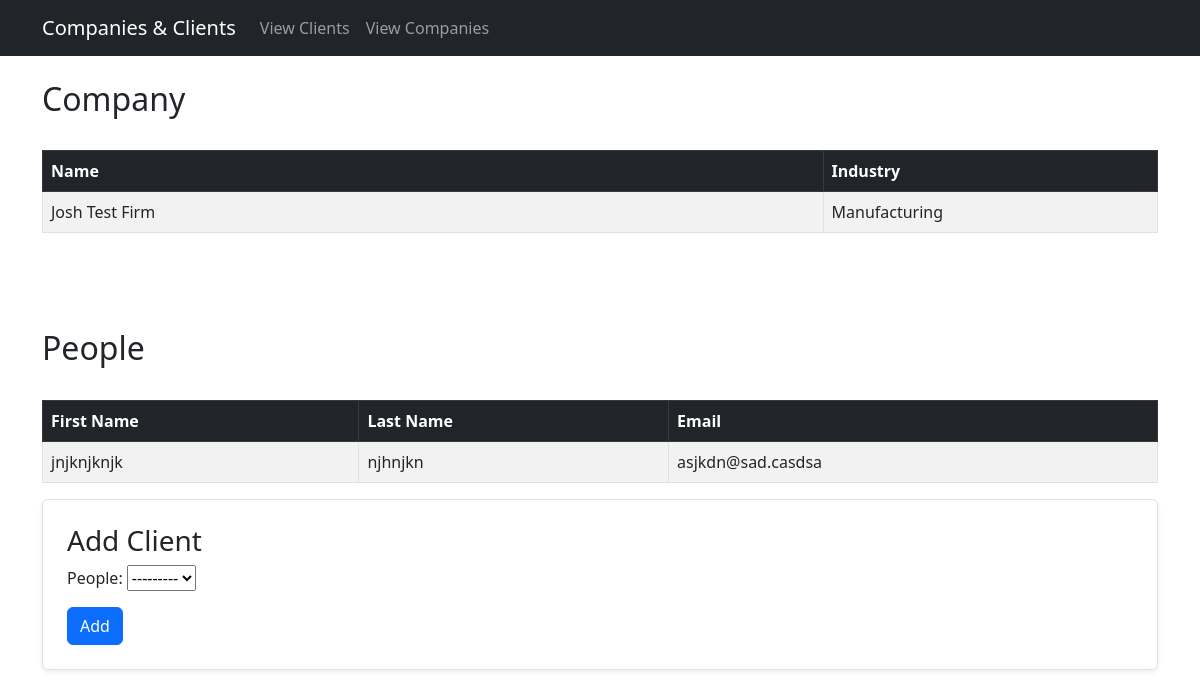
The app's page /view_company/6/, older data.
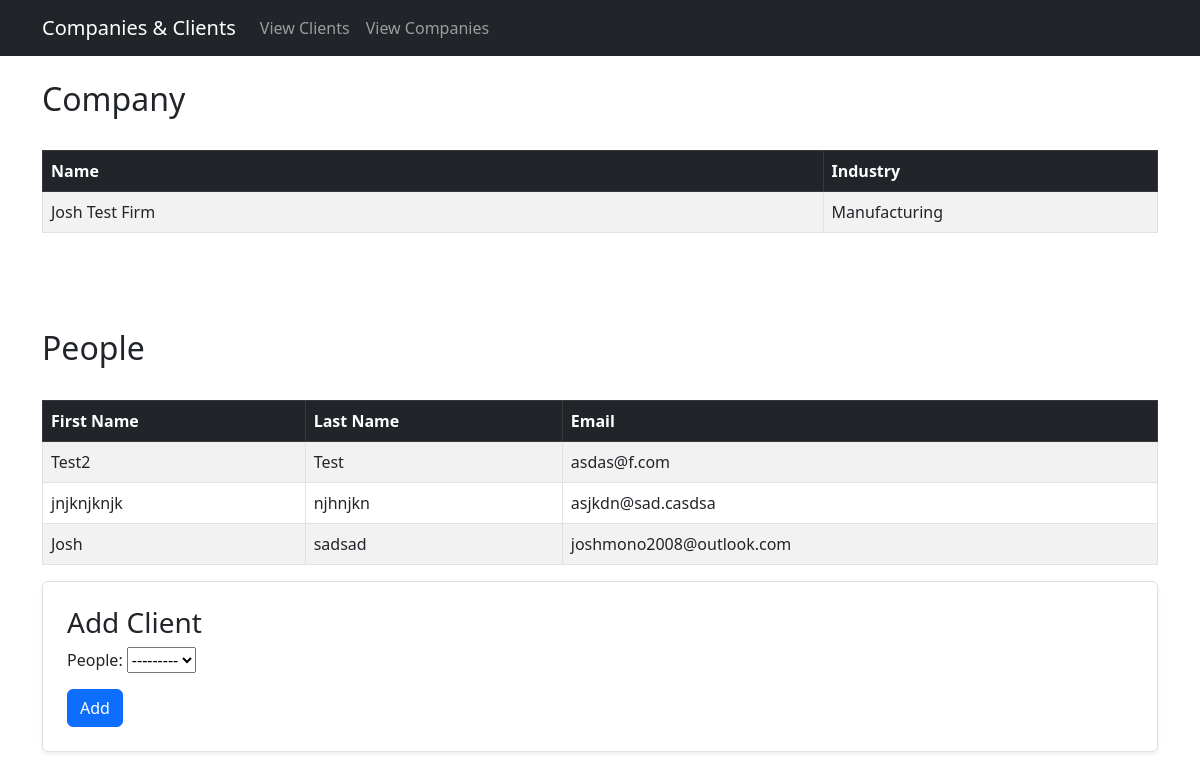
The same page, newer data.
### web_app/models.py (models this page shows, shortened)
class Person(models.Model):
    first_name = models.TextField(verbose_name="First Name")
    last_name = models.TextField(verbose_name="Last Name")
    email = models.EmailField(verbose_name="Email")
    company = models.ForeignKey(Company, on_delete=models.SET_NULL, null=True, blank=True, related_name="people")

### web_app/views.py (the view)
# urls.py: path("view_company/<company_id>/", views.view_company, name="view_company"),
def view_company(request, company_id):
    company = Company.objects.get(id=company_id)
    people = company.people.all()
    all_people = Person.objects.filter(company=None)
    context = {}
    context["company"] = company
    context["people"] = people
    context["link_person_to_company_form"] = LinkPersonToCompanyForm(people=all_people)
    if request.method == "POST":
        form = LinkPersonToCompanyForm(data=request.POST, people=all_people)
        if form.is_valid():
            person = form.cleaned_data.get("people")
            person.company = company
            person.save()
    return render(request, "web_app/view_company.html", context=context)

### web_app/forms.py
class LinkPersonToCompanyForm(Form):
    people = ModelChoiceField(queryset=None)
    def __init__(self, *args, **kwargs):
        people = kwargs.pop("people")
        super().__init__(*args, **kwargs)
        self.fields["people"].queryset = people

### web_app/templates/web_app/view_company.html (shortened to what this page needs)
{% extends 'web_app/layout.html' %}
{% load static %}
{% block content %}
<h2>Company</h2>
<div class="table-responsive">
    <table class="table table-striped table-bordered mt-4">
        <thead class="table-dark">
            <tr>
                <th style="width: 70%;">Name</th>
                <th style="width: 30%;">Industry</th>
            </tr>
        </thead>
        <tbody>
            <tr class="align-items-center">
                <td style="width: 70%;">{{ company.name }}</td>
                <td style="width: 30%;">{{ company.get_industry_display }}</td>
            </tr>
        </tbody>
    </table>
</div>
<div style="margin-top: 80px;">
    <h2>People</h2>
    <div class="table-responsive">
        <table class="table table-striped table-bordered mt-4">
            <thead class="table-dark">
                <tr>
                    <th>First Name</th>
                    <th>Last Name</th>
                    <th>Email</th>
                </tr>
            </thead>
            <tbody>
                {% for person in people %}
                <tr>
                    <td>
                        {{person.first_name}}
                    </td>
                    <td>
                        {{person.last_name}}
                    </td>
                    <td>
                        {{person.email}}
                    </td>
                </tr>
                {% endfor %}
            </tbody>
    </table>
    </div>
</div>
<form action="" method="POST" class="p-4 border rounded shadow-sm">
    <h3>Add Client</h1>
    <div class="mb-3">
        {{ link_person_to_company_form }}
    </div>
    <button class="btn btn-primary" type="submit">Add</button>
</form>
{% endblock %}

Row changes from the older to the newer data that the page shows:
now on this page (row edited): Person: first_name "Test2", last_name "Test", email "asdas@f.com"
added Person: first_name "Josh", last_name "sadsad", email "joshmono2008@outlook.com"
